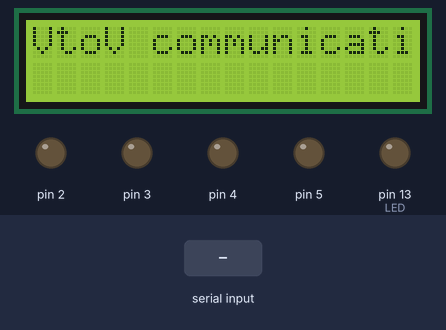
Simulated run of this sketch. Board: Arduino Uno, built with avr-gcc and run on an emulated ATmega328P. On the bench: 16×2 character LCD, output pins drawn as LEDs (lit = HIGH). Inputs (shaded band) come from the test bench.

Above: at 1.2 s.
1.3 s: "A" received over Serial
At 2.8 s:
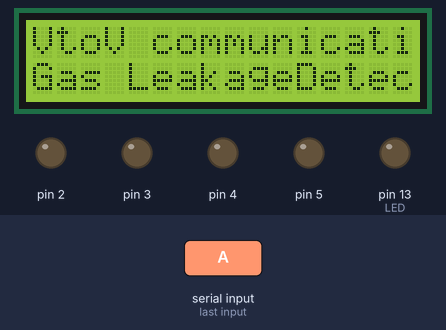
3.8 s: "B" received over Serial
At 5.9 s:
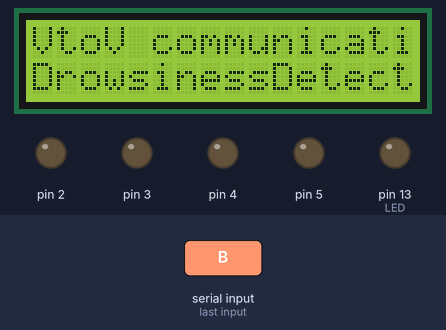
6.3 s: "C" received over Serial
At 7.8 s:
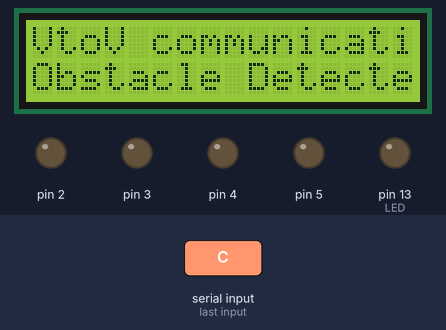
8.8 s: "D" received over Serial
At 9.6 s:
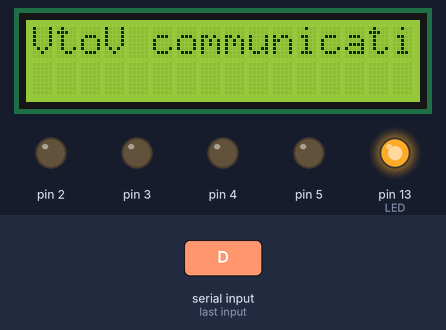
Timing chart, 0 to 11.8 s (numbered marks = the images above; inputs shaded):
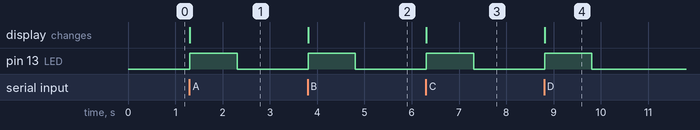

The sketch:

Receiver.ino
```cpp
#include <LiquidCrystal.h>
String inputString = "";
boolean stringComplete = false;

int sensorValue = 0;
const int LED = 13;

LiquidCrystal lcd(12, 11, 10, 9, 8, 7);

void setup()
{
  pinMode(LED,OUTPUT);
  digitalWrite(LED,LOW);
  lcd.begin(16, 2);
  lcd.print("VtoV communication");
  Serial.begin(1200);
  inputString.reserve(200);
  for (int thisPin = 2; thisPin < 6; thisPin++)
  {
    pinMode(thisPin, OUTPUT);
  }
}

int Flag=0,sequence=0,robot_start=0;

void loop()
{
      if(sequence == 1)
      {
          sequence = 0;
          digitalWrite(LED,HIGH);
          lcd.setCursor(0, 1);
          lcd.print("Gas LeakageDetected");
          delay(1000);
          digitalWrite(LED,LOW);
      }

      if(sequence == 2)
      {
          sequence = 0;
          digitalWrite(LED,HIGH);
          lcd.setCursor(0, 1);
          lcd.print("DrowsinessDetected");
          delay(1000);
          digitalWrite(LED,LOW);
      }

     if(sequence == 3)
      {
          sequence = 0;
          digitalWrite(LED,HIGH);
          lcd.setCursor(0, 1);
          lcd.print("Obstacle Detected");
          delay(1000);
          digitalWrite(LED,LOW);
      }

      if(sequence == 4)
      {
          sequence = 0;
          digitalWrite(LED,HIGH);
          lcd.setCursor(0, 1);
          lcd.print("                ");
          delay(1000);
          digitalWrite(LED,LOW);
      }
}

void serialEvent() {
  while (Serial.available()) {
    char inChar = (char)Serial.read();
    inputString += inChar;

    if (inChar == 'A') {
      sequence = 1;
    }
    if (inChar == 'B') {
      //stringComplete = true;
      sequence = 2;
    }
    if (inChar == 'C') {
      //stringComplete = true;
      sequence = 3;
    }
    if (inChar == 'D') {
      //stringComplete = true;
      sequence = 4;
    }
  }
}
```

Measured:
- after the input at 1.3 s, pin 13 (LED): LOW → HIGH at once, → LOW 1.0 s later; the display: changes at once (image 1)
- after the input at 3.8 s, pin 13 (LED): LOW → HIGH at once, → LOW 1.0 s later; the display: changes at once (image 2)
- after the input at 6.3 s, pin 13 (LED): LOW → HIGH at once, → LOW 1.0 s later; the display: changes at once (image 3)
- after the input at 8.8 s, pin 13 (LED): LOW → HIGH at once, → LOW 1.0 s later; the display: changes at once (image 4)
